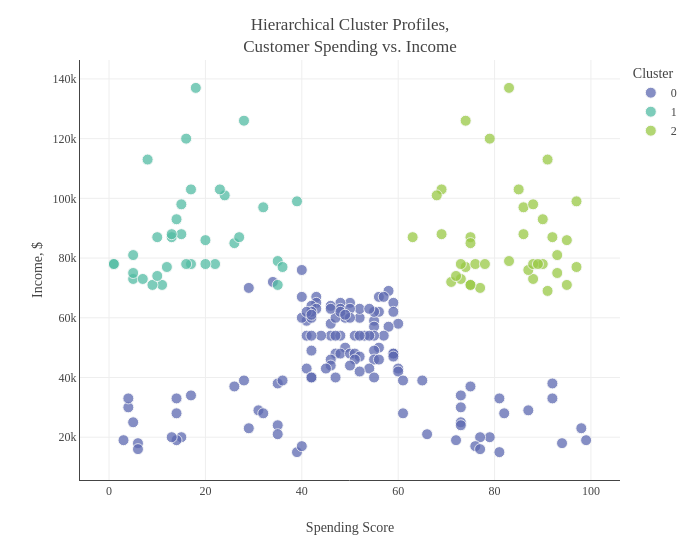

The notebook cell saved with this chart:
### Markdown cell above
The dendrogram above shows the hierarchical clusters created using complete linkage, which joins pairs of clusters together that have the smallest maximum distance between their observations. The height at which the branches split indicates the distance between the clusters. Clusters that are more similar to each other are joined early on in the tree and become less and less similar as we move up the tree. To identify the number of clusters, we can make a horizontal cut across the dendrogram. For instance, if we were to cut the dendrogram at a height of 100, we would have about three clusters, with the majority of customers in the first cluster, colored purple. Let's look at the results of the hierarchical clustering based on customer's spending and income.

### Code cell
# Hierarchical clustering
hc = AgglomerativeClustering(3, affinity='euclidean', linkage='complete', compute_full_tree=False)
hc_pred = hc.fit_predict(clust_df)
plot_hc=clust_df.copy()
plot_hc["Hierarchical Cluster"]=hc_pred
plot_hc=plot_hc.sort_values(by='Hierarchical Cluster')
plot_hc['Hierarchical Cluster'] = plot_hc['Hierarchical Cluster'].astype(str)

# Plot of clusters                                               
fig = px.scatter(plot_hc, x="Spending Score", y="Annual Income", color="Hierarchical Cluster",
                 color_discrete_sequence=px.colors.qualitative.Vivid[1:])
fig.update_traces(marker=dict(size=11, opacity=0.75, line=dict(width=1, color='#F7F7F7')))
fig.update_layout(template=temp, title="Hierarchical Cluster Profiles,<br>Customer Spending vs. Income", 
                  width=700, legend_title = 'Cluster',
                  xaxis=dict(title='Spending Score',showline=True, zeroline=False), 
                  yaxis=dict(title='Income, $',ticksuffix='k',showline=True))
fig.show()

### Figure 1 — Plotly figure (JSON) as saved in the notebook; plotly's stock layout.template omitted (floating-point values rounded to 4 significant figures)
{"data": [{"hovertemplate": "Hierarchical Cluster=0<br>Spending Score=%{x}<br>Annual Income=%{y}<extra></extra>", "legendgroup": "0", "marker": {"color": "rgb(93, 105, 177)", "line": {"color": "#F7F7F7", "width": 1}, "opacity": 0.75, "size": 11, "symbol": "circle"}, "mode": "markers", "name": "0", "orientation": "v", "showlegend": true, "type": "scatter", "x": [39, 49, 41, 55, 46, 60, 55, 58, 46, 57, 44, 41, 55, 51, 40, 42, 48, 53, 54, 47, 56, 49, 42, 55, 47, 59, 48, 50, 59, 52, 51, 42, 47, 40, 34, 29, 58, 40, 56, 57, 43, 59, 43, 50, 48, 46, 52, 42, 52, 48, 43, 46, 50, 42, 56, 55, 59, 48, 41, 42, 50, 54, 59, 49, 55, 31, 61, 32, 82, 14, 73, 5, 73, 35, 98, 29, 66, 35, 87, 79, 77, 15, 99, 14, 72, 94, 6, 76, 40, 77, 52, 6, 81, 13, 4, 3, 4, 56, 73, 46, 51, 46, 50, 41, 60, 54, 60, 52, 42, 42, 47, 45, 65, 55, 17, 81, 26, 75, 73, 35, 92, 36, 61, 28, 92, 14], "xaxis": "x", "y": [15, 60, 59, 59, 58, 58, 57, 57, 54, 54, 54, 54, 54, 54, 60, 54, 54, 54, 54, 54, 50, 50, 49, 49, 48, 48, 48, 48, 48, 54, 48, 60, 60, 76, 72, 70, 69, 67, 67, 67, 67, 65, 65, 65, 65, 64, 60, 64, 63, 63, 63, 63, 63, 62, 62, 62, 62, 62, 62, 61, 60, 63, 47, 61, 46, 29, 28, 28, 28, 28, 25, 25, 24, 24, 23, 23, 21, 21, 29, 20, 20, 20, 19, 19, 19, 18, 18, 17, 17, 16, 47, 16, 15, 20, 30, 19, 33, 46, 30, 46, 46, 44, 44, 43, 43, 43, 42, 42, 40, 40, 40, 43, 39, 40, 34, 33, 37, 37, 34, 38, 38, 39, 39, 39, 33, 33], "yaxis": "y"}, {"hovertemplate": "Hierarchical Cluster=1<br>Spending Score=%{x}<br>Annual Income=%{y}<extra></extra>", "legendgroup": "1", "marker": {"color": "rgb(82, 188, 163)", "line": {"color": "#F7F7F7", "width": 1}, "opacity": 0.75, "size": 11, "symbol": "circle"}, "mode": "markers", "name": "1", "orientation": "v", "showlegend": true, "type": "scatter", "x": [22, 17, 39, 20, 16, 15, 1, 5, 13, 32, 35, 14, 26, 20, 15, 24, 27, 1, 36, 5, 12, 18, 13, 28, 35, 11, 16, 8, 7, 9, 5, 17, 23, 10, 10], "xaxis": "x", "y": [78, 78, 99, 78, 78, 98, 78, 81, 87, 97, 79, 93, 85, 86, 88, 101, 87, 78, 77, 73, 77, 137, 88, 126, 71, 71, 120, 113, 73, 71, 75, 103, 103, 74, 87], "yaxis": "y"}, {"hovertemplate": "Hierarchical Cluster=2<br>Spending Score=%{x}<br>Annual Income=%{y}<extra></extra>", "legendgroup": "2", "marker": {"color": "rgb(153, 201, 69)", "line": {"color": "#F7F7F7", "width": 1}, "opacity": 0.75, "size": 11, "symbol": "circle"}, "mode": "markers", "name": "2", "orientation": "v", "showlegend": true, "type": "scatter", "x": [90, 91, 79, 69, 69, 97, 74, 85, 86, 86, 68, 88, 75, 75, 91, 77, 95, 75, 71, 88, 73, 72, 93, 87, 97, 74, 90, 88, 76, 89, 78, 73, 83, 93, 75, 95, 63, 92, 83], "xaxis": "x", "y": [93, 113, 120, 103, 88, 99, 126, 103, 88, 97, 101, 98, 71, 87, 69, 70, 71, 71, 72, 73, 73, 74, 75, 76, 77, 77, 78, 78, 78, 78, 78, 78, 79, 81, 85, 86, 87, 87, 137], "yaxis": "y"}], "layout": {"legend": {"title": {"text": "Cluster"}, "tracegroupgap": 0}, "margin": {"t": 60}, "title": {"text": "Hierarchical Cluster Profiles,<br>Customer Spending vs. Income"}, "width": 700, "xaxis": {"anchor": "y", "domain": [0.0, 1.0], "showline": true, "title": {"text": "Spending Score"}, "zeroline": false}, "yaxis": {"anchor": "x", "domain": [0.0, 1.0], "showline": true, "ticksuffix": "k", "title": {"text": "Income, $"}}}}
